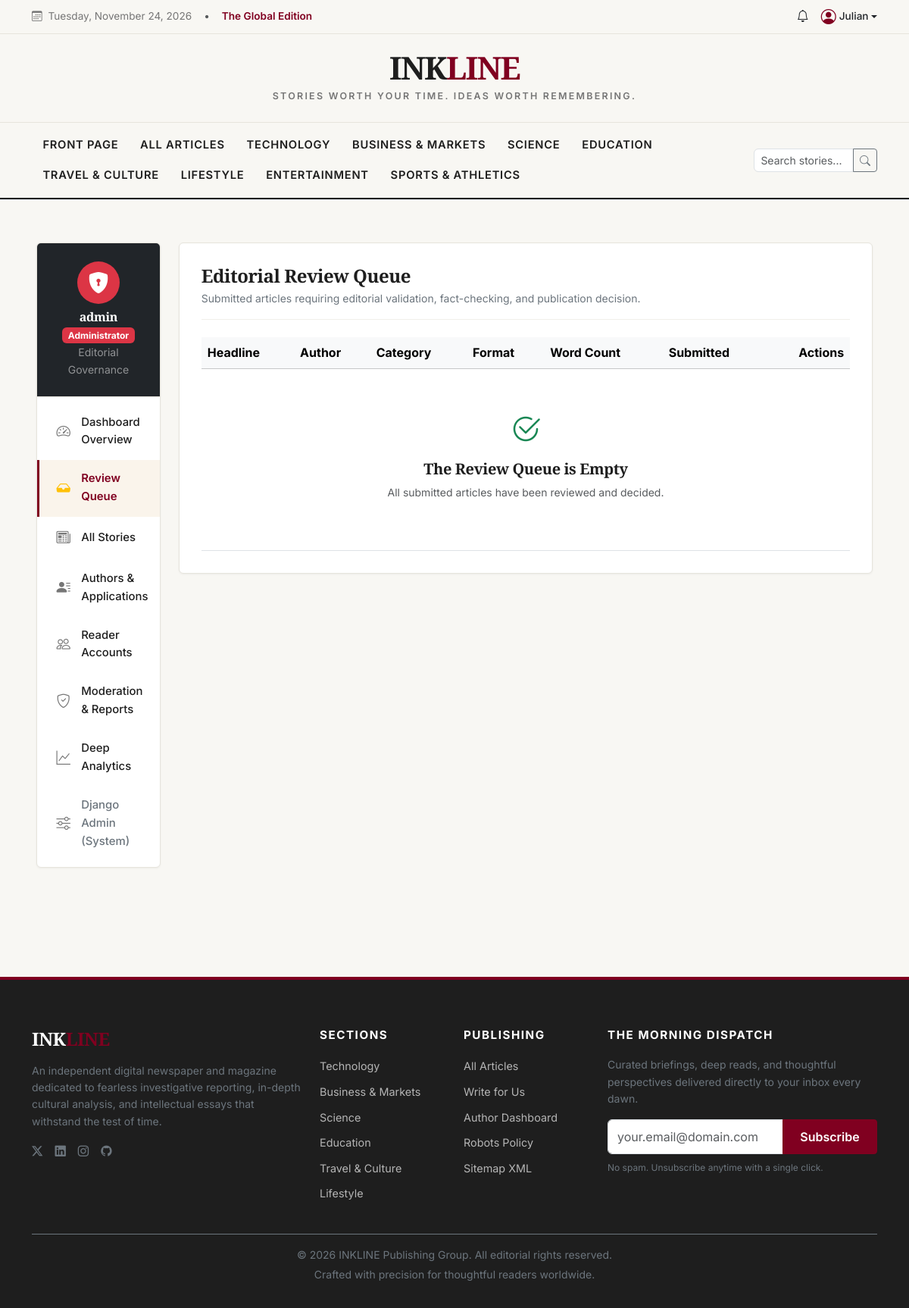
/dashboard/admin-portal/reviews/ (signed in), run on the app's committed database.
### accounts/models.py (models this page shows, shortened)
class CustomUser(AbstractUser):
    class Role(models.TextChoices):
        READER = 'READER', 'Reader'
        AUTHOR = 'AUTHOR', 'Author'
        ADMIN = 'ADMIN', 'Administrator'
    email = models.EmailField(unique=True, verbose_name='Email Address')
    role = models.CharField(max_length=20, choices=Role.choices, default=Role.READER)
    is_email_verified = models.BooleanField(default=False)
    email_verification_token = models.CharField(max_length=100, blank=True, null=True)
    created_at = models.DateTimeField(default=timezone.now)
    USERNAME_FIELD = 'username'
    REQUIRED_FIELDS = ['email']
    @property
    def is_author(self):
        return self.role == self.Role.AUTHOR or hasattr(self, 'author_profile') and self.author_profile.is_approved

### articles/models.py (models this page shows, shortened)
class Category(models.Model):
    name = models.CharField(max_length=100, unique=True)
    slug = models.SlugField(max_length=120, unique=True)
    description = models.TextField(blank=True)
    icon = models.CharField(max_length=50, default='bi-newspaper', help_text='Bootstrap Icon class')
    accent_color = models.CharField(max_length=30, default='#800020', help_text='Hex color code')
    order = models.PositiveIntegerField(default=0)
    is_active = models.BooleanField(default=True)
    class Meta:
        verbose_name_plural = 'Categories'
        ordering = ['order', 'name']

### dashboards/views.py (the view)
# urls.py: path('admin-portal/reviews/', views.admin_review_queue_view, name='admin_review_queue'),
@admin_required
def admin_review_queue_view(request):
    submissions = Article.objects.filter(
        status=Article.ArticleStatus.SUBMITTED
    ).select_related('author', 'category').order_by('-updated_at')
    paginator = Paginator(submissions, 10)
    page_obj = paginator.get_page(request.GET.get('page'))
    return render(request, 'admin_dashboard/articles_review.html', {
        'page_obj': page_obj,
    })

### templates/admin_dashboard/articles_review.html (shortened to what this page needs)
{% extends 'admin_dashboard/base_admin.html' %}
{% block admin_content %}
<div class="dashboard-card">
    <div class="dashboard-card-header">
        <div>
            <h4 class="font-serif fw-bold mb-1">Editorial Review Queue</h4>
            <p class="text-secondary small mb-0">Submitted articles requiring editorial validation, fact-checking, and publication decision.</p>
        </div>
    </div>
    <div class="table-responsive">
        <table class="table table-hover align-middle mb-0">
            <thead class="table-light">
                <tr>
                    <th>Headline</th>
                    <th>Author</th>
                    <th>Category</th>
                    <th>Format</th>
                    <th>Word Count</th>
                    <th>Submitted</th>
                    <th class="text-end">Actions</th>
                </tr>
            </thead>
            <tbody>
                {% for art in page_obj %}
                    <tr>
                        <td>
                            <strong class="font-serif d-block">{{ art.title }}</strong>
                            <span class="meta-text">{{ art.excerpt|truncatewords:10 }}</span>
                        </td>
                        <td>
                            <strong>{{ art.author.author_profile.display_name|default:art.author.username }}</strong>
                            <span class="meta-text d-block">@{{ art.author.username }}</span>
                        </td>
                        <td><span class="category-badge mb-0 small">{{ art.category.name }}</span></td>
                        <td><span class="badge bg-light text-dark border">{{ art.get_article_type_display }}</span></td>
                        <td>{{ art.word_count }} words</td>
                        <td><span class="meta-text">{{ art.updated_at|date:"M j, Y — g:i A" }}</span></td>
                        <td class="text-end text-nowrap">
                            <form method="POST" action="{% url 'admin_quick_approve' art.id %}" class="d-inline" onsubmit="return confirm('Quick Approve & Publish \'{{ art.title|escapejs }}\' immediately?');">
                                {% csrf_token %}
                                <button type="submit" class="btn btn-sm btn-success me-1 shadow-sm" title="Instantly approve and publish story live">
                                    <i class="bi bi-check2-circle me-1"></i> Quick Approve
                                </button>
                            </form>
                            <a href="{% url 'admin_review_detail' art.id %}" class="btn btn-sm btn-ink-primary">
                                <i class="bi bi-eye me-1"></i> Review & Decide
                            </a>
                        </td>
                    </tr>
                {% empty %}
                    <tr>
                        <td colspan="7" class="text-center py-5 text-muted">
                            <i class="bi bi-check2-circle fs-1 text-success d-block mb-2"></i>
                            <h5 class="font-serif">The Review Queue is Empty</h5>
                            <p class="small">All submitted articles have been reviewed and decided.</p>
                        </td>
                    </tr>
                {% endfor %}
            </tbody>
        </table>
    </div>
</div>
{% endblock %}

### templates/admin_dashboard/base_admin.html (shortened to what this page needs)
{% extends 'base.html' %}
{% load static %}
{% block content %}
<div class="container-fluid px-lg-5 dashboard-wrapper">
    <div class="row g-4">
        <div class="col-lg-3 col-xl-2">
            <div class="dashboard-sidebar">
                <div class="user-header bg-dark text-white">
                    <div class="rounded-circle bg-danger text-white d-flex align-items-center justify-content-center mx-auto mb-2" style="width: 56px; height: 56px;">
                        <i class="bi bi-shield-lock-fill fs-3"></i>
                    </div>
                    <h6 class="fw-bold mb-0 text-white">{{ user.username }}</h6>
                    <span class="badge bg-danger">Administrator</span>
                    <div class="text-white-50 small">Editorial Governance</div>
                </div>
                <nav class="py-2">
                    <a href="{% url 'admin_overview' %}" class="dashboard-nav-item {% if request.resolver_match.url_name == 'admin_overview' %}active{% endif %}">
                        <i class="bi bi-speedometer2"></i> Dashboard Overview
                    </a>
                    <a href="{% url 'admin_review_queue' %}" class="dashboard-nav-item {% if request.resolver_match.url_name == 'admin_review_queue' or request.resolver_match.url_name == 'admin_review_detail' %}active{% endif %}">
                        <i class="bi bi-inbox-fill text-warning"></i> Review Queue
                    </a>
                    <a href="{% url 'admin_all_articles' %}" class="dashboard-nav-item {% if request.resolver_match.url_name == 'admin_all_articles' %}active{% endif %}">
                        <i class="bi bi-newspaper"></i> All Stories
                    </a>
                    <a href="{% url 'admin_authors' %}" class="dashboard-nav-item {% if request.resolver_match.url_name == 'admin_authors' or request.resolver_match.url_name == 'admin_review_author_application' %}active{% endif %}">
                        <i class="bi bi-person-lines-fill"></i> Authors & Applications
                    </a>
                    <a href="{% url 'admin_readers' %}" class="dashboard-nav-item {% if request.resolver_match.url_name == 'admin_readers' %}active{% endif %}">
                        <i class="bi bi-people"></i> Reader Accounts
                    </a>
                    <a href="{% url 'admin_content_moderation' %}" class="dashboard-nav-item {% if request.resolver_match.url_name == 'admin_content_moderation' %}active{% endif %}">
                        <i class="bi bi-shield-check"></i> Moderation & Reports
                    </a>
                    <a href="{% url 'admin_analytics' %}" class="dashboard-nav-item {% if request.resolver_match.url_name == 'admin_analytics' %}active{% endif %}">
                        <i class="bi bi-graph-up"></i> Deep Analytics
                    </a>
                    <a href="/admin/" target="_blank" class="dashboard-nav-item text-secondary">
                        <i class="bi bi-sliders"></i> Django Admin (System)
                    </a>
                </nav>
            </div>
        </div>
        <div class="col-lg-9 col-xl-10">
            {% block admin_content %}{% endblock %}
        </div>
    </div>
</div>
{% endblock %}

### templates/components/navbar.html (shortened to what this page needs)
<header class="border-bottom">
    <div class="ink-topbar">
        <div class="container d-flex justify-content-between align-items-center flex-wrap gap-2">
            <div class="d-flex align-items-center gap-3">
                <span><i class="bi bi-calendar3 me-1"></i> {% now "l, F j, Y" %}</span>
                <span class="d-none d-md-inline text-muted">•</span>
                <span class="d-none d-md-inline fw-semibold text-burgundy">The Global Edition</span>
            </div>
            <div class="d-flex align-items-center gap-3">
                {% if user.is_authenticated %}
                    <a href="{% url 'reader_notifications' %}" class="text-decoration-none text-dark position-relative">
                        <i class="bi bi-bell fs-6"></i>
                    </a>
                    <div class="dropdown">
                        <a href="#" class="d-flex align-items-center text-dark text-decoration-none dropdown-toggle fw-medium" id="userMenu" data-bs-toggle="dropdown" aria-expanded="false">
                            <i class="bi bi-person-circle fs-5 me-1 text-burgundy"></i>
                            <span>{{ user.first_name|default:user.username }}</span>
                        </a>
                    </div>
                {% else %}
                    <a href="{% url 'login' %}" class="text-decoration-none fw-semibold text-dark me-2">Sign In</a>
                    <a href="{% url 'register' %}" class="btn btn-sm btn-ink-primary">Get Unlimited Access</a>
                {% endif %}
            </div>
        </div>
    </div>
    <div class="container text-center py-4">
        <a href="{% url 'homepage' %}" class="ink-brand">
            INK<span>LINE</span>
        </a>
        <div class="ink-tagline">Stories worth your time. Ideas worth remembering.</div>
    </div>
    <nav class="ink-navbar">
        <div class="container d-flex justify-content-between align-items-center">
            <div class="d-flex align-items-center flex-wrap overflow-x-auto py-1">
                <a class="ink-nav-link {% if request.path == '/' %}active{% endif %}" href="{% url 'homepage' %}">Front Page</a>
                <a class="ink-nav-link {% if request.path == '/articles/' and not request.GET.category %}active{% endif %}" href="{% url 'article_list' %}">All Articles</a>
                {% for category in global_categories %}
                    <a class="ink-nav-link {% if request.resolver_match.kwargs.slug == category.slug %}active{% endif %}" href="{% url 'category_detail' category.slug %}">
                        {{ category.name }}
                    </a>
                {% endfor %}
            </div>
            <form action="{% url 'search' %}" method="GET" class="d-none d-lg-flex align-items-center ms-3" style="max-width: 240px;">
                <div class="input-group input-group-sm">
                    <input type="text" name="q" class="form-control rounded-start" placeholder="Search stories..." value="{{ request.GET.q }}">
                    <button class="btn btn-outline-secondary" type="submit"><i class="bi bi-search"></i></button>
                </div>
            </form>
        </div>
    </nav>
</header>

### templates/components/footer.html (shortened to what this page needs)
<footer class="ink-footer">
    <div class="container">
        <div class="row g-4 mb-4">
            <div class="col-lg-4">
                <h4 class="text-white font-serif fw-bold mb-3">INK<span class="text-burgundy">LINE</span></h4>
                <p class="text-secondary small">
                    An independent digital newspaper and magazine dedicated to fearless investigative reporting, in-depth cultural analysis, and intellectual essays that withstand the test of time.
                </p>
                <div class="d-flex gap-3 fs-5 mt-3">
                    <a href="#" class="text-secondary"><i class="bi bi-twitter-x"></i></a>
                    <a href="#" class="text-secondary"><i class="bi bi-linkedin"></i></a>
                    <a href="#" class="text-secondary"><i class="bi bi-instagram"></i></a>
                    <a href="#" class="text-secondary"><i class="bi bi-github"></i></a>
                </div>
            </div>
            <div class="col-6 col-md-3 col-lg-2">
                <h5>Sections</h5>
                <ul class="list-unstyled">
                    {% for cat in global_categories|slice:":6" %}
                        <li class="mb-2"><a href="{% url 'category_detail' cat.slug %}">{{ cat.name }}</a></li>
                    {% endfor %}
                </ul>
            </div>
            <div class="col-6 col-md-3 col-lg-2">
                <h5>Publishing</h5>
                <ul class="list-unstyled">
                    <li class="mb-2"><a href="{% url 'article_list' %}">All Articles</a></li>
                    <li class="mb-2"><a href="{% url 'author_application' %}">Write for Us</a></li>
                    {% if user.is_authenticated and user.is_author %}
                        <li class="mb-2"><a href="{% url 'author_overview' %}">Author Dashboard</a></li>
                    {% endif %}
                    <li class="mb-2"><a href="{% url 'robots_txt' %}">Robots Policy</a></li>
                    <li class="mb-2"><a href="{% url 'sitemap_xml' %}">Sitemap XML</a></li>
                </ul>
            </div>
            <div class="col-md-6 col-lg-4">
                <h5>The Morning Dispatch</h5>
                <p class="text-secondary small">Curated briefings, deep reads, and thoughtful perspectives delivered directly to your inbox every dawn.</p>
                <form id="newsletter-subscription-form">
                    <div class="input-group mb-2">
                        <input type="email" name="email" id="newsletter-email-input" class="form-control" placeholder="your.email@domain.com" required>
                        <button class="btn btn-ink-primary" type="submit">Subscribe</button>
                    </div>
                </form>
                <div class="text-secondary" style="font-size: 0.75rem;">No spam. Unsubscribe anytime with a single click.</div>
            </div>
        </div>
        <div class="border-top border-secondary pt-3 mt-4 text-center text-secondary small">
            <p class="mb-1">&copy; {% now "Y" %} INKLINE Publishing Group. All editorial rights reserved.</p>
            <p class="mb-0">Crafted with precision for thoughtful readers worldwide.</p>
        </div>
    </div>
</footer>

### data on the page
CustomUser: first_name "Julian", username "admin"
Category: name "TECHNOLOGY", name "Technology"
Category: name "BUSINESS & MARKETS", name "Business & Markets"
Category: name "SCIENCE", name "Science"
Category: name "EDUCATION", name "Education"
Category: name "TRAVEL & CULTURE", name "Travel & Culture"
Category: name "LIFESTYLE", name "Lifestyle"
Category: name "ENTERTAINMENT"
Category: name "SPORTS & ATHLETICS"
